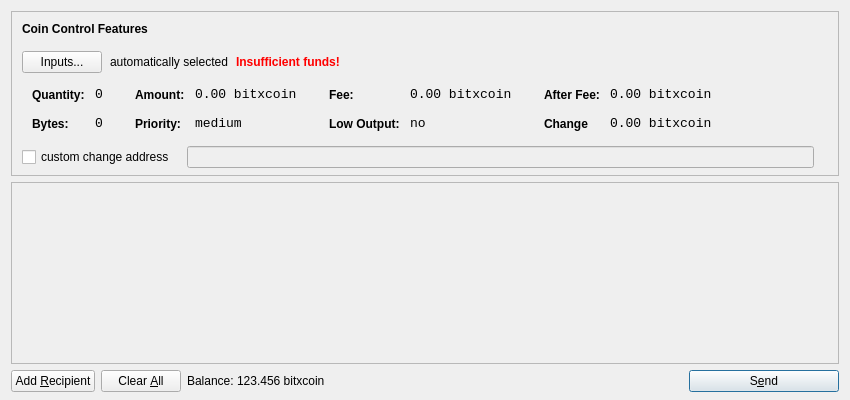
<?xml version="1.0" encoding="UTF-8"?>
<ui version="4.0">
 <class>SendCoinsDialog</class>
 <widget class="QDialog" name="SendCoinsDialog">
  <property name="geometry">
   <rect>
    <x>0</x>
    <y>0</y>
    <width>850</width>
    <height>400</height>
   </rect>
  </property>
  <property name="windowTitle">
   <string>Send Coins</string>
  </property>
  <layout class="QVBoxLayout" name="verticalLayout" stretch="0,1,0">
   <property name="bottomMargin">
    <number>8</number>
   </property>
   <item>
    <widget class="QFrame" name="frameCoinControl">
     <property name="sizePolicy">
      <sizepolicy hsizetype="Expanding" vsizetype="Expanding">
       <horstretch>0</horstretch>
       <verstretch>0</verstretch>
      </sizepolicy>
     </property>
     <property name="maximumSize">
      <size>
       <width>16777215</width>
       <height>16777215</height>
      </size>
     </property>
     <property name="frameShape">
      <enum>QFrame::StyledPanel</enum>
     </property>
     <property name="frameShadow">
      <enum>QFrame::Sunken</enum>
     </property>
     <layout class="QVBoxLayout" name="verticalLayoutCoinControl2">
      <property name="spacing">
       <number>-1</number>
      </property>
      <property name="leftMargin">
       <number>0</number>
      </property>
      <property name="topMargin">
       <number>0</number>
      </property>
      <property name="rightMargin">
       <number>0</number>
      </property>
      <property name="bottomMargin">
       <number>6</number>
      </property>
      <item>
       <layout class="QVBoxLayout" name="verticalLayoutCoinControl" stretch="0,0,0,0,1">
        <property name="spacing">
         <number>0</number>
        </property>
        <property name="leftMargin">
         <number>10</number>
        </property>
        <property name="topMargin">
         <number>10</number>
        </property>
        <item>
         <layout class="QHBoxLayout" name="horizontalLayoutCoinControl1">
          <property name="bottomMargin">
           <number>15</number>
          </property>
          <item>
           <widget class="QLabel" name="labelCoinControlFeatures">
            <property name="sizePolicy">
             <sizepolicy hsizetype="Preferred" vsizetype="Maximum">
              <horstretch>0</horstretch>
              <verstretch>0</verstretch>
             </sizepolicy>
            </property>
            <property name="font">
             <font>
              <weight>75</weight>
              <bold>true</bold>
             </font>
            </property>
            <property name="styleSheet">
             <string notr="true">font-weight:bold;</string>
            </property>
            <property name="text">
             <string>Coin Control Features</string>
            </property>
           </widget>
          </item>
         </layout>
        </item>
        <item>
         <layout class="QHBoxLayout" name="horizontalLayoutCoinControl2" stretch="0,0,0,0">
          <property name="spacing">
           <number>8</number>
          </property>
          <property name="bottomMargin">
           <number>10</number>
          </property>
          <item>
           <widget class="QPushButton" name="pushButtonCoinControl">
            <property name="styleSheet">
             <string notr="true"/>
            </property>
            <property name="text">
             <string>Inputs...</string>
            </property>
           </widget>
          </item>
          <item>
           <widget class="QLabel" name="labelCoinControlAutomaticallySelected">
            <property name="text">
             <string>automatically selected</string>
            </property>
            <property name="margin">
             <number>5</number>
            </property>
           </widget>
          </item>
          <item>
           <widget class="QLabel" name="labelCoinControlInsuffFunds">
            <property name="font">
             <font>
              <weight>75</weight>
              <bold>true</bold>
             </font>
            </property>
            <property name="styleSheet">
             <string notr="true">color:red;font-weight:bold;</string>
            </property>
            <property name="text">
             <string>Insufficient funds!</string>
            </property>
            <property name="margin">
             <number>5</number>
            </property>
           </widget>
          </item>
          <item>
           <spacer name="horizontalSpacerCoinControl">
            <property name="orientation">
             <enum>Qt::Horizontal</enum>
            </property>
            <property name="sizeHint" stdset="0">
             <size>
              <width>40</width>
              <height>1</height>
             </size>
            </property>
           </spacer>
          </item>
         </layout>
        </item>
        <item>
         <widget class="QWidget" name="widgetCoinControl" native="true">
          <property name="sizePolicy">
           <sizepolicy hsizetype="Preferred" vsizetype="Preferred">
            <horstretch>0</horstretch>
            <verstretch>0</verstretch>
           </sizepolicy>
          </property>
          <property name="minimumSize">
           <size>
            <width>0</width>
            <height>0</height>
           </size>
          </property>
          <property name="styleSheet">
           <string notr="true"/>
          </property>
          <layout class="QHBoxLayout" name="horizontalLayoutCoinControl5">
           <property name="margin">
            <number>0</number>
           </property>
           <item>
            <layout class="QHBoxLayout" name="horizontalLayoutCoinControl3" stretch="0,0,0,1">
             <property name="spacing">
              <number>20</number>
             </property>
             <property name="topMargin">
              <number>0</number>
             </property>
             <property name="bottomMargin">
              <number>10</number>
             </property>
             <item>
              <layout class="QFormLayout" name="formLayoutCoinControl1">
               <property name="horizontalSpacing">
                <number>10</number>
               </property>
               <property name="verticalSpacing">
                <number>14</number>
               </property>
               <property name="leftMargin">
                <number>10</number>
               </property>
               <property name="topMargin">
                <number>4</number>
               </property>
               <property name="rightMargin">
                <number>6</number>
               </property>
               <item row="0" column="0">
                <widget class="QLabel" name="labelCoinControlQuantityText">
                 <property name="styleSheet">
                  <string notr="true">font-weight:bold;</string>
                 </property>
                 <property name="text">
                  <string>Quantity:</string>
                 </property>
                 <property name="margin">
                  <number>0</number>
                 </property>
                </widget>
               </item>
               <item row="0" column="1">
                <widget class="QLabel" name="labelCoinControlQuantity">
                 <property name="font">
                  <font>
                   <family>Monospace</family>
                   <pointsize>10</pointsize>
                  </font>
                 </property>
                 <property name="cursor">
                  <cursorShape>IBeamCursor</cursorShape>
                 </property>
                 <property name="contextMenuPolicy">
                  <enum>Qt::ActionsContextMenu</enum>
                 </property>
                 <property name="text">
                  <string>0</string>
                 </property>
                 <property name="margin">
                  <number>0</number>
                 </property>
                 <property name="textInteractionFlags">
                  <set>Qt::LinksAccessibleByMouse|Qt::TextSelectableByKeyboard|Qt::TextSelectableByMouse</set>
                 </property>
                </widget>
               </item>
               <item row="1" column="0">
                <widget class="QLabel" name="labelCoinControlBytesText">
                 <property name="styleSheet">
                  <string notr="true">font-weight:bold;</string>
                 </property>
                 <property name="text">
                  <string>Bytes:</string>
                 </property>
                </widget>
               </item>
               <item row="1" column="1">
                <widget class="QLabel" name="labelCoinControlBytes">
                 <property name="font">
                  <font>
                   <family>Monospace</family>
                   <pointsize>10</pointsize>
                  </font>
                 </property>
                 <property name="cursor">
                  <cursorShape>IBeamCursor</cursorShape>
                 </property>
                 <property name="contextMenuPolicy">
                  <enum>Qt::ActionsContextMenu</enum>
                 </property>
                 <property name="text">
                  <string>0</string>
                 </property>
                 <property name="textInteractionFlags">
                  <set>Qt::LinksAccessibleByMouse|Qt::TextSelectableByKeyboard|Qt::TextSelectableByMouse</set>
                 </property>
                </widget>
               </item>
              </layout>
             </item>
             <item>
              <layout class="QFormLayout" name="formLayoutCoinControl2">
               <property name="horizontalSpacing">
                <number>10</number>
               </property>
               <property name="verticalSpacing">
                <number>14</number>
               </property>
               <property name="leftMargin">
                <number>6</number>
               </property>
               <property name="topMargin">
                <number>4</number>
               </property>
               <property name="rightMargin">
                <number>6</number>
               </property>
               <item row="0" column="0">
                <widget class="QLabel" name="labelCoinControlAmountText">
                 <property name="styleSheet">
                  <string notr="true">font-weight:bold;</string>
                 </property>
                 <property name="text">
                  <string>Amount:</string>
                 </property>
                 <property name="margin">
                  <number>0</number>
                 </property>
                </widget>
               </item>
               <item row="0" column="1">
                <widget class="QLabel" name="labelCoinControlAmount">
                 <property name="font">
                  <font>
                   <family>Monospace</family>
                   <pointsize>10</pointsize>
                  </font>
                 </property>
                 <property name="cursor">
                  <cursorShape>IBeamCursor</cursorShape>
                 </property>
                 <property name="contextMenuPolicy">
                  <enum>Qt::ActionsContextMenu</enum>
                 </property>
                 <property name="text">
                  <string>0.00 bitxcoin</string>
                 </property>
                 <property name="textInteractionFlags">
                  <set>Qt::LinksAccessibleByMouse|Qt::TextSelectableByKeyboard|Qt::TextSelectableByMouse</set>
                 </property>
                </widget>
               </item>
               <item row="1" column="0">
                <widget class="QLabel" name="labelCoinControlPriorityText">
                 <property name="styleSheet">
                  <string notr="true">font-weight:bold;</string>
                 </property>
                 <property name="text">
                  <string>Priority:</string>
                 </property>
                </widget>
               </item>
               <item row="1" column="1">
                <widget class="QLabel" name="labelCoinControlPriority">
                 <property name="font">
                  <font>
                   <family>Monospace</family>
                   <pointsize>10</pointsize>
                  </font>
                 </property>
                 <property name="cursor">
                  <cursorShape>IBeamCursor</cursorShape>
                 </property>
                 <property name="contextMenuPolicy">
                  <enum>Qt::ActionsContextMenu</enum>
                 </property>
                 <property name="text">
                  <string>medium</string>
                 </property>
                 <property name="textInteractionFlags">
                  <set>Qt::LinksAccessibleByMouse|Qt::TextSelectableByKeyboard|Qt::TextSelectableByMouse</set>
                 </property>
                </widget>
               </item>
              </layout>
             </item>
             <item>
              <layout class="QFormLayout" name="formLayoutCoinControl3">
               <property name="horizontalSpacing">
                <number>10</number>
               </property>
               <property name="verticalSpacing">
                <number>14</number>
               </property>
               <property name="leftMargin">
                <number>6</number>
               </property>
               <property name="topMargin">
                <number>4</number>
               </property>
               <property name="rightMargin">
                <number>6</number>
               </property>
               <item row="0" column="0">
                <widget class="QLabel" name="labelCoinControlFeeText">
                 <property name="styleSheet">
                  <string notr="true">font-weight:bold;</string>
                 </property>
                 <property name="text">
                  <string>Fee:</string>
                 </property>
                 <property name="margin">
                  <number>0</number>
                 </property>
                </widget>
               </item>
               <item row="0" column="1">
                <widget class="QLabel" name="labelCoinControlFee">
                 <property name="font">
                  <font>
                   <family>Monospace</family>
                   <pointsize>10</pointsize>
                  </font>
                 </property>
                 <property name="cursor">
                  <cursorShape>IBeamCursor</cursorShape>
                 </property>
                 <property name="contextMenuPolicy">
                  <enum>Qt::ActionsContextMenu</enum>
                 </property>
                 <property name="text">
                  <string>0.00 bitxcoin</string>
                 </property>
                 <property name="textInteractionFlags">
                  <set>Qt::LinksAccessibleByMouse|Qt::TextSelectableByKeyboard|Qt::TextSelectableByMouse</set>
                 </property>
                </widget>
               </item>
               <item row="1" column="0">
                <widget class="QLabel" name="labelCoinControlLowOutputText">
                 <property name="styleSheet">
                  <string notr="true">font-weight:bold;</string>
                 </property>
                 <property name="text">
                  <string>Low Output:</string>
                 </property>
                </widget>
               </item>
               <item row="1" column="1">
                <widget class="QLabel" name="labelCoinControlLowOutput">
                 <property name="font">
                  <font>
                   <family>Monospace</family>
                   <pointsize>10</pointsize>
                  </font>
                 </property>
                 <property name="cursor">
                  <cursorShape>IBeamCursor</cursorShape>
                 </property>
                 <property name="contextMenuPolicy">
                  <enum>Qt::ActionsContextMenu</enum>
                 </property>
                 <property name="text">
                  <string>no</string>
                 </property>
                 <property name="textInteractionFlags">
                  <set>Qt::LinksAccessibleByMouse|Qt::TextSelectableByKeyboard|Qt::TextSelectableByMouse</set>
                 </property>
                </widget>
               </item>
              </layout>
             </item>
             <item>
              <layout class="QFormLayout" name="formLayoutCoinControl4">
               <property name="horizontalSpacing">
                <number>10</number>
               </property>
               <property name="verticalSpacing">
                <number>14</number>
               </property>
               <property name="leftMargin">
                <number>6</number>
               </property>
               <property name="topMargin">
                <number>4</number>
               </property>
               <property name="rightMargin">
                <number>6</number>
               </property>
               <item row="0" column="0">
                <widget class="QLabel" name="labelCoinControlAfterFeeText">
                 <property name="styleSheet">
                  <string notr="true">font-weight:bold;</string>
                 </property>
                 <property name="text">
                  <string>After Fee:</string>
                 </property>
                 <property name="margin">
                  <number>0</number>
                 </property>
                </widget>
               </item>
               <item row="0" column="1">
                <widget class="QLabel" name="labelCoinControlAfterFee">
                 <property name="font">
                  <font>
                   <family>Monospace</family>
                   <pointsize>10</pointsize>
                  </font>
                 </property>
                 <property name="cursor">
                  <cursorShape>IBeamCursor</cursorShape>
                 </property>
                 <property name="contextMenuPolicy">
                  <enum>Qt::ActionsContextMenu</enum>
                 </property>
                 <property name="text">
                  <string>0.00 bitxcoin</string>
                 </property>
                 <property name="textInteractionFlags">
                  <set>Qt::LinksAccessibleByMouse|Qt::TextSelectableByKeyboard|Qt::TextSelectableByMouse</set>
                 </property>
                </widget>
               </item>
               <item row="1" column="0">
                <widget class="QLabel" name="labelCoinControlChangeText">
                 <property name="styleSheet">
                  <string notr="true">font-weight:bold;</string>
                 </property>
                 <property name="text">
                  <string>Change</string>
                 </property>
                </widget>
               </item>
               <item row="1" column="1">
                <widget class="QLabel" name="labelCoinControlChange">
                 <property name="font">
                  <font>
                   <family>Monospace</family>
                   <pointsize>10</pointsize>
                  </font>
                 </property>
                 <property name="cursor">
                  <cursorShape>IBeamCursor</cursorShape>
                 </property>
                 <property name="contextMenuPolicy">
                  <enum>Qt::ActionsContextMenu</enum>
                 </property>
                 <property name="text">
                  <string>0.00 bitxcoin</string>
                 </property>
                 <property name="textInteractionFlags">
                  <set>Qt::LinksAccessibleByMouse|Qt::TextSelectableByKeyboard|Qt::TextSelectableByMouse</set>
                 </property>
                </widget>
               </item>
              </layout>
             </item>
            </layout>
           </item>
          </layout>
         </widget>
        </item>
        <item>
         <layout class="QHBoxLayout" name="horizontalLayoutCoinControl4" stretch="0,0,0">
          <property name="spacing">
           <number>12</number>
          </property>
          <property name="sizeConstraint">
           <enum>QLayout::SetDefaultConstraint</enum>
          </property>
          <property name="topMargin">
           <number>5</number>
          </property>
          <property name="rightMargin">
           <number>5</number>
          </property>
          <item>
           <widget class="QCheckBox" name="checkBoxCoinControlChange">
            <property name="text">
             <string>custom change address</string>
            </property>
           </widget>
          </item>
          <item>
           <widget class="QLineEdit" name="lineEditCoinControlChange">
            <property name="enabled">
             <bool>false</bool>
            </property>
            <property name="sizePolicy">
             <sizepolicy hsizetype="Expanding" vsizetype="Fixed">
              <horstretch>0</horstretch>
              <verstretch>0</verstretch>
             </sizepolicy>
            </property>
           </widget>
          </item>
          <item>
           <widget class="QLabel" name="labelCoinControlChangeLabel">
            <property name="sizePolicy">
             <sizepolicy hsizetype="Preferred" vsizetype="Expanding">
              <horstretch>0</horstretch>
              <verstretch>0</verstretch>
             </sizepolicy>
            </property>
            <property name="minimumSize">
             <size>
              <width>0</width>
              <height>0</height>
             </size>
            </property>
            <property name="text">
             <string/>
            </property>
            <property name="margin">
             <number>3</number>
            </property>
           </widget>
          </item>
         </layout>
        </item>
        <item>
         <spacer name="verticalSpacerCoinControl">
          <property name="orientation">
           <enum>Qt::Vertical</enum>
          </property>
          <property name="sizeHint" stdset="0">
           <size>
            <width>800</width>
            <height>1</height>
           </size>
          </property>
         </spacer>
        </item>
       </layout>
      </item>
     </layout>
    </widget>
   </item>
   <item>
    <widget class="QScrollArea" name="scrollArea">
     <property name="widgetResizable">
      <bool>true</bool>
     </property>
     <widget class="QWidget" name="scrollAreaWidgetContents">
      <property name="geometry">
       <rect>
        <x>0</x>
        <y>0</y>
        <width>830</width>
        <height>165</height>
       </rect>
      </property>
      <layout class="QVBoxLayout" name="verticalLayout_2">
       <property name="margin">
        <number>0</number>
       </property>
       <item>
        <layout class="QVBoxLayout" name="entries">
         <property name="spacing">
          <number>6</number>
         </property>
        </layout>
       </item>
       <item>
        <spacer name="verticalSpacer">
         <property name="orientation">
          <enum>Qt::Vertical</enum>
         </property>
         <property name="sizeHint" stdset="0">
          <size>
           <width>20</width>
           <height>40</height>
          </size>
         </property>
        </spacer>
       </item>
      </layout>
     </widget>
    </widget>
   </item>
   <item>
    <layout class="QHBoxLayout" name="horizontalLayout">
     <item>
      <widget class="QPushButton" name="addButton">
       <property name="toolTip">
        <string>Send to multiple recipients at once</string>
       </property>
       <property name="text">
        <string>Add &amp;Recipient</string>
       </property>
       <property name="icon">
        <iconset resource="../bitcoin.qrc">
         <normaloff>:/icons/add</normaloff>:/icons/add</iconset>
       </property>
       <property name="autoDefault">
        <bool>false</bool>
       </property>
      </widget>
     </item>
     <item>
      <widget class="QPushButton" name="clearButton">
       <property name="sizePolicy">
        <sizepolicy hsizetype="Minimum" vsizetype="Fixed">
         <horstretch>0</horstretch>
         <verstretch>0</verstretch>
        </sizepolicy>
       </property>
       <property name="toolTip">
        <string>Remove all transaction fields</string>
       </property>
       <property name="text">
        <string>Clear &amp;All</string>
       </property>
       <property name="icon">
        <iconset resource="../bitcoin.qrc">
         <normaloff>:/icons/remove</normaloff>:/icons/remove</iconset>
       </property>
       <property name="autoRepeatDelay">
        <number>300</number>
       </property>
       <property name="autoDefault">
        <bool>false</bool>
       </property>
      </widget>
     </item>
     <item>
      <layout class="QHBoxLayout" name="horizontalLayout_2">
       <property name="spacing">
        <number>3</number>
       </property>
       <item>
        <widget class="QLabel" name="label">
         <property name="sizePolicy">
          <sizepolicy hsizetype="Preferred" vsizetype="Fixed">
           <horstretch>0</horstretch>
           <verstretch>0</verstretch>
          </sizepolicy>
         </property>
         <property name="text">
          <string>Balance:</string>
         </property>
        </widget>
       </item>
       <item>
        <widget class="QLabel" name="labelBalance">
         <property name="sizePolicy">
          <sizepolicy hsizetype="Preferred" vsizetype="Fixed">
           <horstretch>0</horstretch>
           <verstretch>0</verstretch>
          </sizepolicy>
         </property>
         <property name="cursor">
          <cursorShape>IBeamCursor</cursorShape>
         </property>
         <property name="text">
          <string>123.456 bitxcoin</string>
         </property>
         <property name="textInteractionFlags">
          <set>Qt::LinksAccessibleByMouse|Qt::TextSelectableByKeyboard|Qt::TextSelectableByMouse</set>
         </property>
        </widget>
       </item>
      </layout>
     </item>
     <item>
      <spacer name="horizontalSpacer">
       <property name="orientation">
        <enum>Qt::Horizontal</enum>
       </property>
       <property name="sizeHint" stdset="0">
        <size>
         <width>40</width>
         <height>20</height>
        </size>
       </property>
      </spacer>
     </item>
     <item>
      <widget class="QPushButton" name="sendButton">
       <property name="minimumSize">
        <size>
         <width>150</width>
         <height>0</height>
        </size>
       </property>
       <property name="toolTip">
        <string>Confirm the send action</string>
       </property>
       <property name="text">
        <string>S&amp;end</string>
       </property>
       <property name="icon">
        <iconset resource="../bitcoin.qrc">
         <normaloff>:/icons/send</normaloff>:/icons/send</iconset>
       </property>
       <property name="default">
        <bool>true</bool>
       </property>
      </widget>
     </item>
    </layout>
   </item>
  </layout>
 </widget>
 <resources>
  <include location="../bitcoin.qrc"/>
 </resources>
 <connections/>
</ui>
